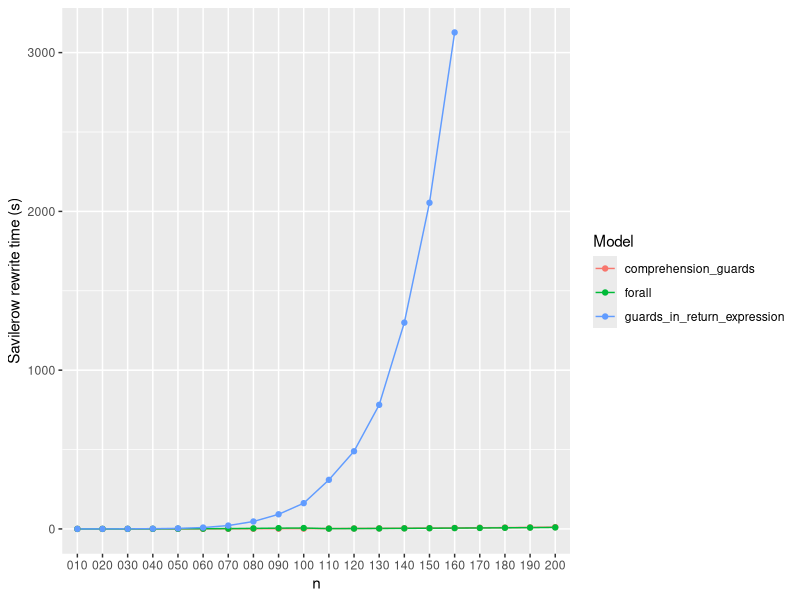
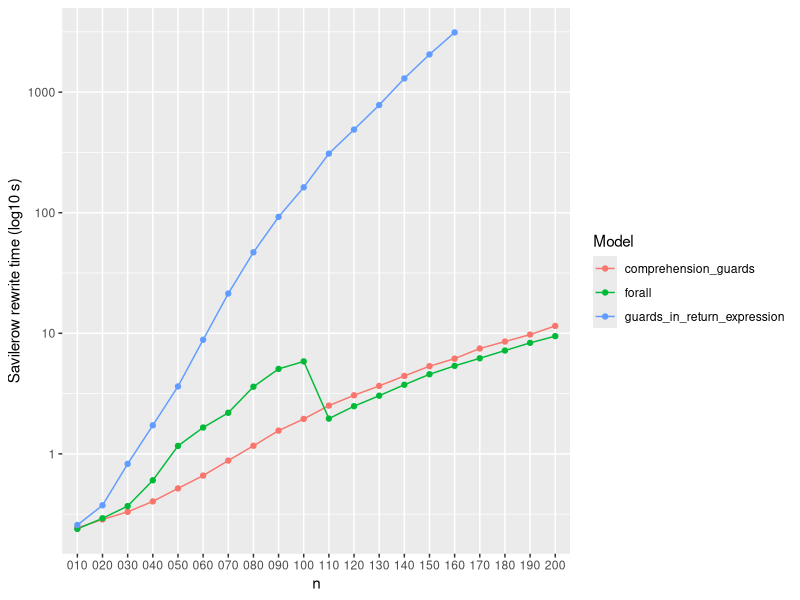
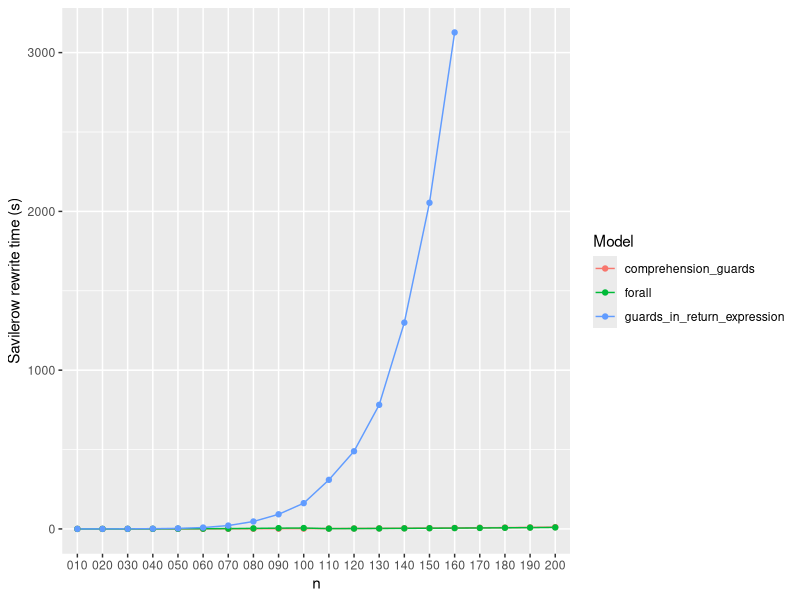
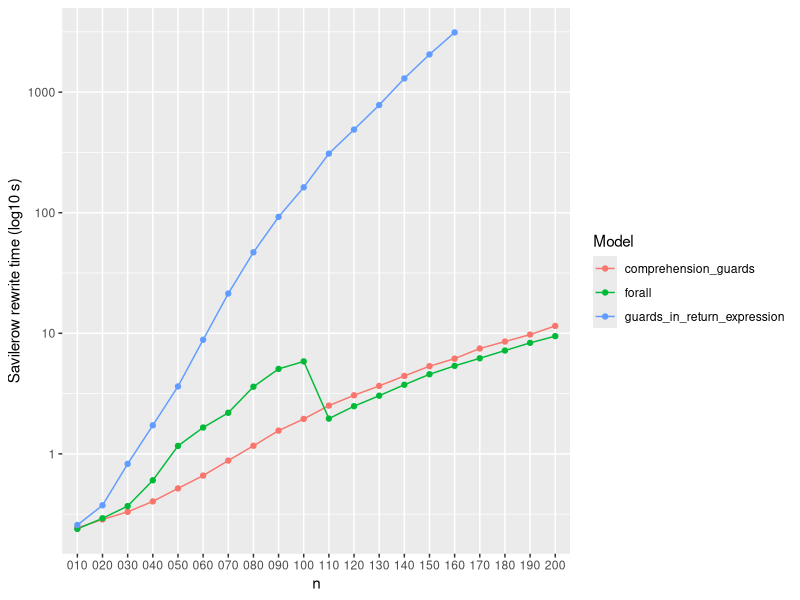

These charts were generated, in order, by the following R code:
#!/usr/bin/env Rscript
library(readr)
library(dplyr)
library(ggplot2)
# library(tikzDevice)

df <- read_table("times.dat")

df_clean <- df %>% filter(`n` <= 200, `exit_code` == 0)
df_clean

df_g <- df_clean %>% group_by(`model`,`n`) %>% summarise(mean_time_s=mean(`time_s`), sd=sd(`time_s`), samples=n())
df_g

write_csv(df_g,"avg_times.csv")


df_times_slower <- df_g %>% mutate(`prev` = lag(`mean_time_s`)) %>% summarise(`times_slower`=`mean_time_s`/`prev`)
df_times_slower

write_csv(df_times_slower,"times_slower.csv")

time_plot <- ggplot(df_g) + aes(x=`n`,y=`mean_time_s`, colour=`model`,group=`model`) + 
  geom_line() + 
  geom_point() +
  xlab("n") + 
  ylab("Savilerow rewrite time (s)") + 
  labs(colour = "Model")
time_plot

ggsave("timeplot.png")
# ggsave("timeplot.tex", dev=tikzDevice::tikz)

time_plot_log <- ggplot(df_g) + aes(x=`n`,y=`mean_time_s`, colour=`model`, group=`model`) + 
  geom_line() + 
  geom_point() +
  scale_y_log10() +
  xlab("n") + 
  ylab("Savilerow rewrite time (log10 s)") + 
  labs(colour = "Model")
time_plot_log

ggsave("timeplot_log.png")
# ggsave("timeplot_log.tex", dev=tikzDevice::tikz)
